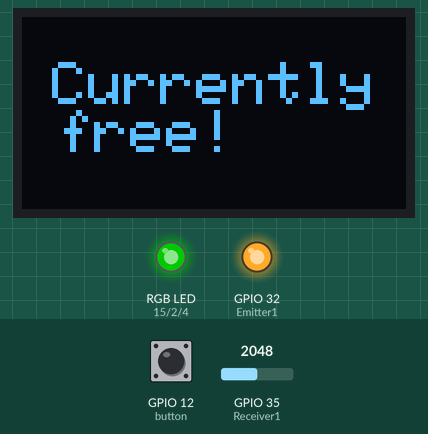
Simulated run of this sketch. Board: ESP32. On the bench: 128×64 one-colour display, an RGB LED mixed from three pins (HIGH = lit), output pins drawn as LEDs (lit = HIGH). Inputs (shaded band) come from the test bench; at power-on: GPIO 35 (Receiver1) = 2048, GPIO 12 (button) LOW. Dim RGB values are drawn brighter than linear; WiFi joins after 1.5 s; servers stay silent unless stated; the local clock reads 2024-03-15 10:24:30 at power-on unless the sketch sets it; what the sketch prints to the serial monitor is not drawn.

Above: at 8.9 s.
9.0 s: GPIO 35 (Receiver1) set to 326
18.5 s: GPIO 35 (Receiver1) set to 273
At 23.5 s:
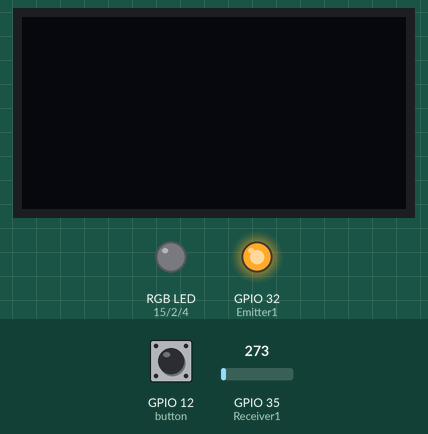
24.5 s: GPIO 12 (button) pulled HIGH for 3 s
At 24.9 s:
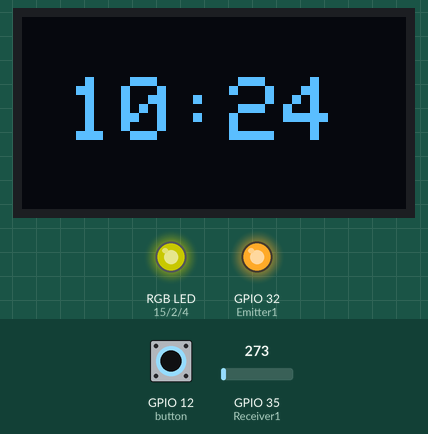
29.6 s: GPIO 35 (Receiver1) set to 340
At 30.9 s:
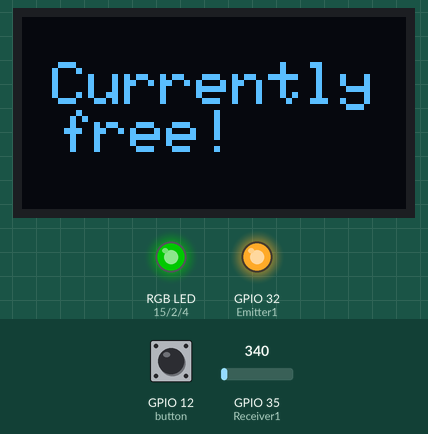
39.1 s: GPIO 35 (Receiver1) set to 260
At 40.4 s:
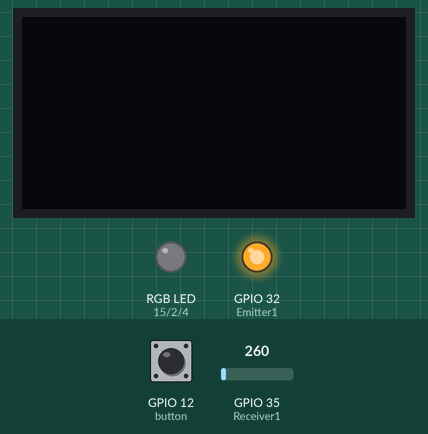
44.2 s: GPIO 12 (button) pulled HIGH for 3 s
At 45.2 s:
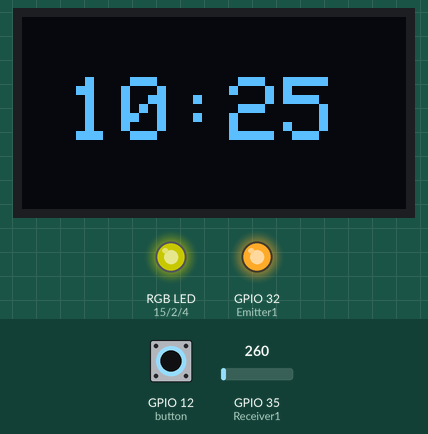
Timing chart, 0 to 48.7 s (numbered marks = the images above; inputs shaded):
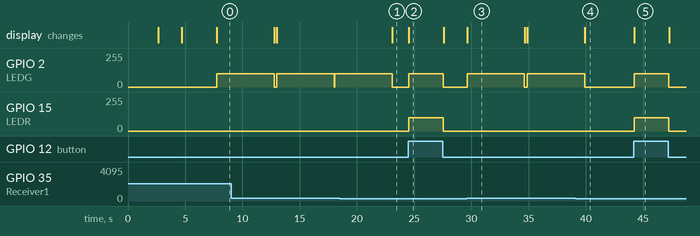

Measured:
- the behaviour switches between 301 and 300 on GPIO 35 (Receiver1) (found by bisection; images 0 and 1)
- after the input at 18.5 s, GPIO 2 (LEDG): goes on until 23.1 s, then stays 0/255
- after the input at 24.5 s, GPIO 2 (LEDG), GPIO 15 (LEDR): 0/255 → 100/255 at once, → 0/255 3.0 s later; the display: changes at once (image 2)
- after the input at 29.6 s, GPIO 2 (LEDG): 0/255 → 100/255 at once, → 0/255 5.0 s later, → 100/255 0.25 s later; the display: changes at once (image 3)
- after the input at 39.1 s, GPIO 2 (LEDG): goes on until 39.9 s, then stays 0/255; the display: changes after 0.81 s (image 4)
- after the input at 44.2 s, GPIO 2 (LEDG), GPIO 15 (LEDR): 0/255 → 100/255 after 0.05 s, → 0/255 3.0 s later; the display: changes after 0.05 s (image 5)
- what the display in image 3 shows lasts 5.1 s, from 29.6 s to 34.7 s

The sketch:

Ideahacks21.ino
```cpp
// Created by Jonathan Lam for IDEAhacks21

#include <WiFi.h>
#include <Wire.h>
#include <Adafruit_GFX.h>
#include <Adafruit_SSD1306.h>
#include <HTTPClient.h>
#include <Arduino_JSON.h>
#include "time.h"

#define SCREEN_WIDTH 128 // OLED display width, in pixels
#define SCREEN_HEIGHT 64 // OLED display height, in pixels

// Declaration for an SSD1306 display connected to I2C (SDA, SCL pins)
// The pins for I2C are defined by the Wire-library.
// On an arduino UNO:       A4(SDA), A5(SCL)
// On an arduino MEGA 2560: 20(SDA), 21(SCL)
// On an arduino LEONARDO:   2(SDA),  3(SCL), ...
#define OLED_RESET     4 // Reset pin # (or -1 if sharing Arduino reset pin)
#define SCREEN_ADDRESS 0x3C ///< See datasheet for Address; 0x3D for 128x64, 0x3C for 128x32
Adafruit_SSD1306 display(SCREEN_WIDTH, SCREEN_HEIGHT, &Wire, OLED_RESET);

#define button 12
#define LEDR 15
#define LEDG 2
#define LEDB 4
#define Emitter1 32
#define Receiver1 35

#define R_CHANNEL 0
#define G_CHANNEL 1
#define B_CHANNEL 2

#define pwm_frequency 5000
#define pwm_resolution 8

// Function protoypes
void rgbColor(int r, int g, int b, int del); // set rgb to desired color combination for x ms
void printOLED(String text, int x, int y, int sz); // print text onto OLED display
String httpGETRequest(const char* serverName); // access URL in order to communicate with API-spreadsheets
String getTime(); // access current time
String parsingTimes(JSONVar buf); // return latest time that a current event ends
String differenceTime(String latest, String current); // return the difference in time between the end of current event and current time

// determine whether the button has been pressed / object near IR pair
int buttonState;
int reading;

// Busy / not busy
String currentTime = getTime();
bool busy;

// Global Variables for web server, credentials for wifi
const char* ssid = "FiOS-SY7GJ";
const char* password = "ate2335soup9632sly";
WiFiServer server(80);
unsigned long lastTime = 0;
unsigned long timerDelay = 10000; // how often it updates busy / free n(10 seconds)
String jsonBuffer; // storage for API return data
String latest, elapsed; // keeping track of latest end time of current event, time until it ends

// global variables for accessing time
const char* ntpServer = "pool.ntp.org";
const long  gmtOffset_sec = -28800; // PST time zone
const int   daylightOffset_sec = 3600;


void setup() {
  // setting necessary I/O pins
  pinMode(button, INPUT);
  pinMode(Emitter1, OUTPUT);
  pinMode(Receiver1, INPUT);
  ledcAttachPin(LEDR, R_CHANNEL);
  ledcAttachPin(LEDG, G_CHANNEL);
  ledcAttachPin(LEDB, B_CHANNEL);
  ledcSetup(R_CHANNEL, pwm_frequency, pwm_resolution);
  ledcSetup(G_CHANNEL, pwm_frequency, pwm_resolution);
  ledcSetup(B_CHANNEL, pwm_frequency, pwm_resolution);
  Serial.begin(115200);

  digitalWrite(Emitter1, HIGH); // turning on IR emitter indefinitely
  delay(1000);

  rgbColor(0, 0, 0, 100); // turning RGB LED off

  // setup for web server
  WiFi.begin(ssid, password);
  Serial.println("Connecting");
  while(WiFi.status() != WL_CONNECTED) {
    delay(500);
    Serial.print(".");
  }
  Serial.println("");
  Serial.print("Connected to WiFi network with IP Address: ");
  Serial.println(WiFi.localIP());

  // setup for accessing time
  //init and get the time
  configTime(gmtOffset_sec, daylightOffset_sec, ntpServer);

  // SSD1306_SWITCHCAPVCC = generate display voltage from 3.3V internally
  if(!display.begin(SSD1306_SWITCHCAPVCC, SCREEN_ADDRESS)) {
    Serial.println(F("SSD1306 allocation failed"));
    for(;;); // Don't proceed, loop forever
  }

  // intializing sequence after the wifi has successfully connected
  display.clearDisplay();
  printOLED("Loading...", 5, 25, 2);
  display.display();
  delay(2000);
  display.clearDisplay();
  printOLED("",0,0,1);
  display.display();
  printOLED("Am I Busy?", 5, 25, 2);
  display.display();
  delay(3000);
}

void loop() {
  currentTime = getTime();
  display.clearDisplay(); // clearing the previous content on OLED display
  printOLED("",0,0,1);
  display.display();
  buttonState = digitalRead(button); // read in state of button
  reading = analogRead(Receiver1); // read in value from IR Phototransistor
  if ((millis() - lastTime) > timerDelay)  // ensuring that too many API calls aren't made
  {
    if(WiFi.status()== WL_CONNECTED){
      String serverPath = "https://api.apispreadsheets.com/data/6638/"; // connecting to API-spreadsheets

      jsonBuffer = httpGETRequest(serverPath.c_str()); // retrieving information from database
      Serial.println(jsonBuffer);
      JSONVar myObject = JSON.parse(jsonBuffer);

      // JSON.typeof(jsonVar) can be used to get the type of the var
      if (JSON.typeof(myObject) == "undefined") {
        Serial.println("Parsing input failed!");
        return;
      }
      Serial.print("JSON object = ");
      Serial.println(myObject);
      latest = parsingTimes(myObject); // returning latest end time of currently onging event
      elapsed = differenceTime(latest, currentTime); // difference between current time and latest end time
      if (elapsed == "")
        busy = false;
      else
        busy = true;
      lastTime = millis(); // update lastTime to current time after calling API
    }
  }
  if (reading > 300) // condition checking if object is near IR Emitter Pair
  {
    if (busy) // true is there is currently an event going on
    {
      printOLED("Busy for", 10, 15, 2.25);
      printOLED("another", 15, 30, 2.25);
      printOLED("~" + elapsed + "hr(s)", 20, 45, 2.25);
      display.display();
      rgbColor(100,0,0,1);
    }
    else
    {
      // if no events are occurring, then the user is currently free
      printOLED("Currently free!", 10, 15, 2.25);
      display.display();
      rgbColor(0,100,0,1);
    }
    delay(5000);
    rgbColor(0,0,0,1);
  }
  else if (buttonState == HIGH)
  {
    // if button is pressed, display current time based on 24 hr clock cycle
    String tm = getTime();
    tm = tm.substring(0,2) + ":" + tm.substring(2,4);
    printOLED(tm, 15, 20, 3);
    display.display();
    rgbColor(100, 100, 0, 1);
    delay(3000);
    rgbColor(0,0,0,1);
  }
  else
  {
    // do nothing if neither the button or IR emitter pair are HIGH, preserve energy from not using OLED & RGB LED
  }
}


void rgbColor(int r, int g, int b, int del)
{
  ledcWrite(R_CHANNEL, r);
  ledcWrite(G_CHANNEL, g);
  ledcWrite(B_CHANNEL, b);
  delay(del);
}

void printOLED(String text, int x, int y, int sz)
{
  display.setTextSize(sz);
  display.setTextColor(WHITE);
  display.setCursor(x,y);
  display.println(text);
}

String httpGETRequest(const char* serverName) {
  HTTPClient http;

  // Your IP address with path or Domain name with URL path
  http.begin(serverName);

  // Send HTTP POST request
  int httpResponseCode = http.GET();

  String payload = "{}";

  if (httpResponseCode>0) {
    Serial.print("HTTP Response code: ");
    Serial.println(httpResponseCode);
    payload = http.getString();
  }
  else {
    Serial.print("Error code: ");
    Serial.println(httpResponseCode);
  }
  // Free resources
  http.end();

  return payload;
}

String getTime()
{
  struct tm timeinfo;
  if(!getLocalTime(&timeinfo)){
    Serial.println("Failed to obtain time");
    return "";
  }
  String h = String(timeinfo.tm_hour);
  String m = String(timeinfo.tm_min);
  // condition where no leading 0 exists, need to format it properly to uniform length
  if(h.length()==1)
  {
    h = "0"+h;
  }
  if(m.length()==1)
  {
    m = "0"+m;
  }
  String t = h+m;
  return t;
}

String parsingTimes(JSONVar buf)
{
  String latest = "";
  for (int i = 0; i < buf["data"].length(); i++)
  {
    // removing quotes as a result of stringify
    String start_time = JSON.stringify(buf["data"][i]["Start Time"]).substring(1);
    String end_time = JSON.stringify(buf["data"][i]["End Time"]).substring(1);
    start_time = start_time.substring(0, start_time.length()-1);
    end_time = end_time.substring(0, end_time.length()-1);
    if (start_time.length() == 4) // missing initial 0, 8:00
      start_time = "0" + start_time;
    if (end_time.length() == 4) // missing intial 0, 2:00
      end_time = "0" + end_time;
    start_time = start_time.substring(0,2) + start_time.substring(3,5);
    end_time = end_time.substring(0,2) + end_time.substring(3,5);
    Serial.println(start_time + " " + end_time);
    if(start_time < currentTime && currentTime < end_time) // event is happening currently
    {
      Serial.println(end_time);
      if (latest=="")
        latest = end_time;
      else
      {
        if (end_time > latest) // if its later than the latest current event, update it
          latest = end_time;
      }
    }
  }
  return latest;
}

String differenceTime(String latest, String current)
// latest = L1:L2
// current = C1:C2
// ex) 08:12; L1 = 8; L2 = 12
{
  if (latest == ""){ //condition where there are no events which are currently ongoing
    return "";
  }
  int L1 = latest.substring(0,2).toInt();
  int L2 = latest.substring(2,4).toInt();
  int C1 = current.substring(0,2).toInt();
  int C2 = current.substring(2,4).toInt();
  String D1,D2;
  if(C2 > L2)
  {
    L1--;
    L2+=60;
  }
  int d2 = L1 - C1;
  if (L2 - C2 >= 30)
    d2++;
  // return to the closest hour
  return String(d2);
}
```
